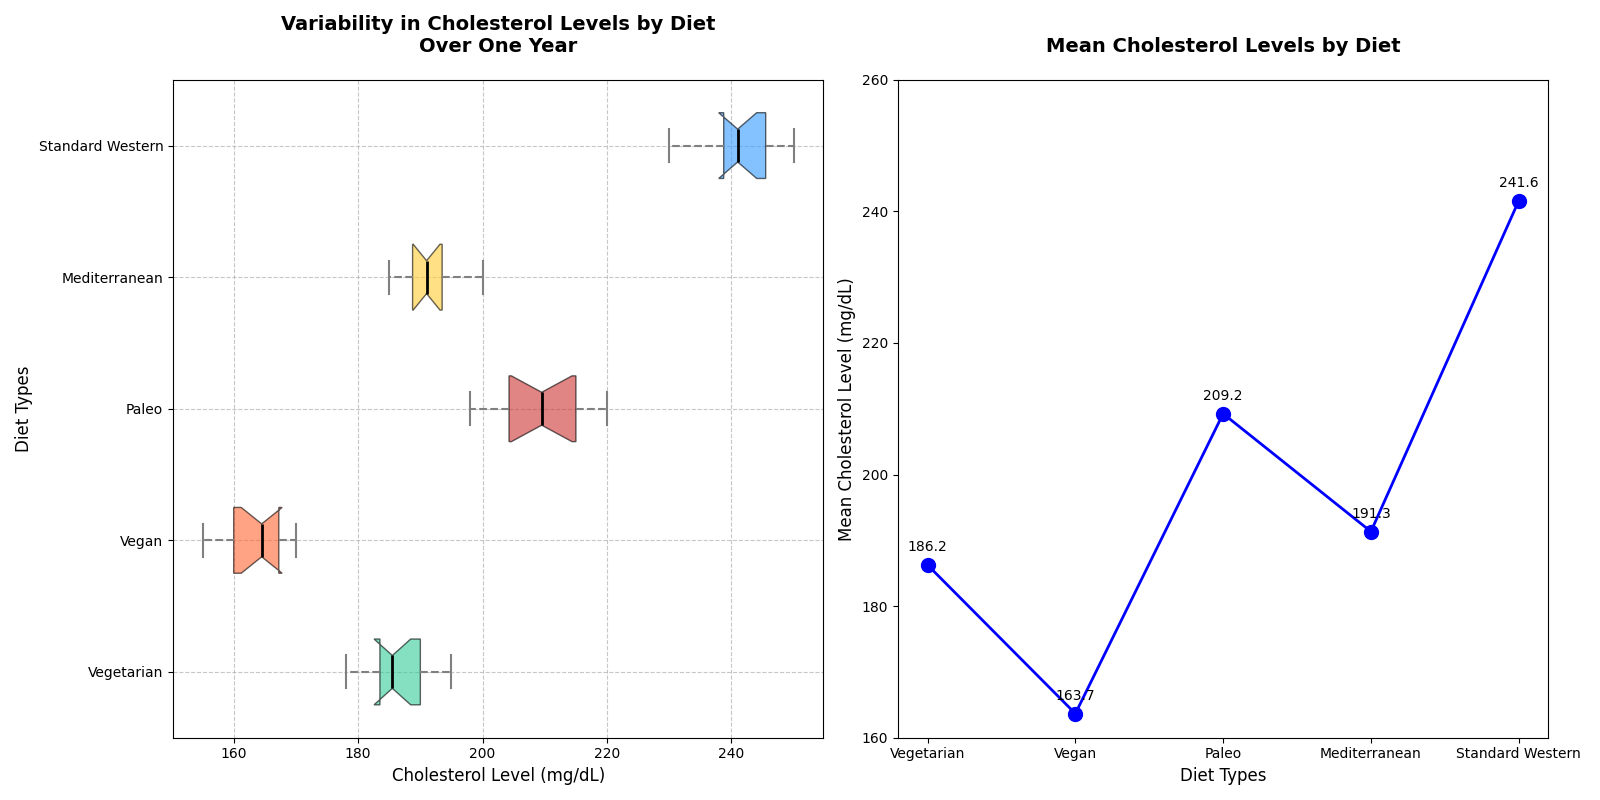

Source code (Python):
import matplotlib.pyplot as plt
import numpy as np

# Data setup
diets = ['Vegetarian', 'Vegan', 'Paleo', 'Mediterranean', 'Standard Western']
cholesterol_levels = {
    'Vegetarian': [180, 190, 185, 195, 178, 182, 188, 185, 192, 190, 186, 184],
    'Vegan': [170, 160, 165, 155, 168, 162, 158, 164, 170, 165, 160, 167],
    'Paleo': [220, 215, 210, 205, 198, 200, 202, 207, 215, 213, 209, 217],
    'Mediterranean': [195, 190, 192, 185, 187, 189, 192, 195, 200, 188, 190, 193],
    'Standard Western': [230, 240, 235, 245, 238, 242, 239, 247, 250, 245, 248, 240]
}

data = [np.array(cholesterol_levels[diet]) for diet in diets]

fig, axes = plt.subplots(1, 2, figsize=(16, 8))

# Horizontal box plot for cholesterol levels
bplot1 = axes[0].boxplot(data, vert=False, patch_artist=True, labels=diets, notch=True, whis=1.5)

# Shuffling colors for each diet type
colors = ['#33CC99', '#FF6633', '#CC3333', '#FFCC33', '#3399FF']
for patch, color in zip(bplot1['boxes'], colors):
    patch.set_facecolor(color)
    patch.set_alpha(0.6)

for whisker in bplot1['whiskers']:
    whisker.set(color='gray', linewidth=1.5, linestyle='--')

for cap in bplot1['caps']:
    cap.set(color='gray', linewidth=1.5)

for median in bplot1['medians']:
    median.set(color='black', linewidth=2)

for flier in bplot1['fliers']:
    flier.set(marker='o', color='#FF33CC', alpha=0.5)

axes[0].set_title('Variability in Cholesterol Levels by Diet\nOver One Year', fontsize=14, fontweight='bold', pad=20)
axes[0].set_xlabel('Cholesterol Level (mg/dL)', fontsize=12)
axes[0].set_ylabel('Diet Types', fontsize=12)
axes[0].grid(True, linestyle='--', which='both', alpha=0.7)

# Mean cholesterol levels for the line plot
mean_cholesterol = [np.mean(levels) for levels in data]

# Line plot for mean cholesterol levels
axes[1].plot(diets, mean_cholesterol, marker='o', color='b', linestyle='-', linewidth=2, markersize=10)
axes[1].set_title('Mean Cholesterol Levels by Diet', fontsize=14, fontweight='bold', pad=20)
axes[1].set_xlabel('Diet Types', fontsize=12)
axes[1].set_ylabel('Mean Cholesterol Level (mg/dL)', fontsize=12)
axes[1].set_ylim(160, 260)

# Annotate mean values
for i, mean_val in enumerate(mean_cholesterol):
    axes[1].annotate(f'{mean_val:.1f}', (diets[i], mean_val),
                     textcoords="offset points", xytext=(0,10), ha='center', fontsize=10)

plt.tight_layout()
plt.show()
